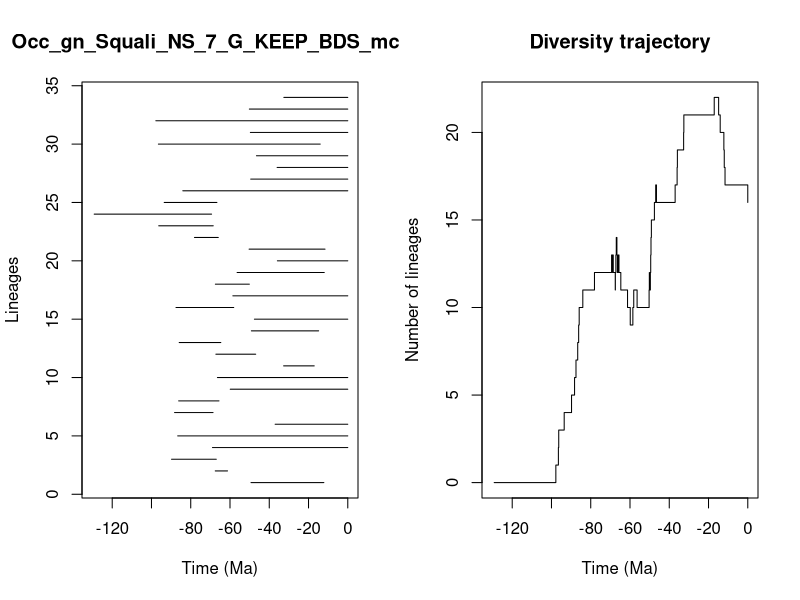

Source code (R):


pdf(file='../Results/Genus_NS/5_MA_bins_EXT_EP/pyrate_mcmc_logs/Occ_gn_Squali_NS_7_G_KEEP_BDS_mcmc_LTT.pdf',width=0.6*20, height=0.6*10)
title = "Occ_gn_Squali_NS_7_G_KEEP_BDS_mcmc"
ts=c(49.301306713764255, 67.51336834742179,89.77862390445412,68.92949049344332,86.63548472647096,37.00512493121274,88.24066035950385,86.1529341761339,59.87539712987,66.407435054122,32.67779789394655,67.19274113896822,85.88217273172404,49.109482895009435,47.567065263749726,87.51151121366102,58.543299126860006,67.45374501482098,56.37926612475852,35.86219574815445,50.270219073427434,78.09741321868883,96.30390986084888,129.18394432047202,93.52235113275493,84.03863091861099,49.44708434651492,35.99718756658702,46.51772278993668,96.47830099574824,49.6251029249328,97.77230920239066,50.14254680816582,32.56414546582133)
te=c(12.186520738415133, 61.25302880957799,66.98991774278605,0.0,0.0,0.0,68.63993669694698,65.61737554049476,0.0,0.0,17.093242803123,46.906630431918735,64.67815591903377,14.849300193723497,0.0,58.09291511375882,0.0,50.14942691667328,11.98186544218737,0.0,11.586988670851873,65.96844084810722,68.52597079720258,69.38283664479145,66.66536460515721,0.0,0.0,0.0,0.0,14.047797418897364,0.0,0.0,0.0,0.0)
div_traj=c(0, 1,2,3,4,5,6,7,8,9,10,11,12,13,12,13,12,11,12,13,14,13,12,13,12,11,10,9,10,11,10,11,12,11,12,13,14,15,16,17,16,17,18,19,20,21,22,21,20,19,18,17,16)
time_events=c(129.18394432047202, 97.77230920239066,96.47830099574824,96.30390986084888,93.52235113275493,89.77862390445412,88.24066035950385,87.51151121366102,86.63548472647096,86.1529341761339,85.88217273172404,84.03863091861099,78.09741321868883,69.38283664479145,68.92949049344332,68.63993669694698,68.52597079720258,67.51336834742179,67.45374501482098,67.19274113896822,66.98991774278605,66.66536460515721,66.407435054122,65.96844084810722,65.61737554049476,64.67815591903377,61.25302880957799,59.87539712987,58.543299126860006,58.09291511375882,56.37926612475852,50.270219073427434,50.14942691667328,50.14254680816582,49.6251029249328,49.44708434651492,49.301306713764255,49.109482895009435,47.567065263749726,46.906630431918735,46.51772278993668,37.00512493121274,35.99718756658702,35.86219574815445,32.67779789394655,32.56414546582133,17.093242803123,14.849300193723497,14.047797418897364,12.186520738415133,11.98186544218737,11.586988670851873,0.0)
                par(mfrow=c(1,2))
                L = length(ts)
                plot(ts, 1:L , xlim=c(-max(ts)-1,0), pch=20, type="n", main=title,xlab="Time (Ma)",ylab="Lineages")
                for (i in 1:L){segments(x0=-te[i],y0=i,x1=-ts[i],y1=i)}    
                t = -time_events
                plot(div_traj ~ t,type="s", main = "Diversity trajectory",xlab="Time (Ma)",ylab="Number of lineages",xlim=c(-max(ts)-1,0))
                abline(v=c(65,200,251,367,445),lty=2,col="gray")
                
